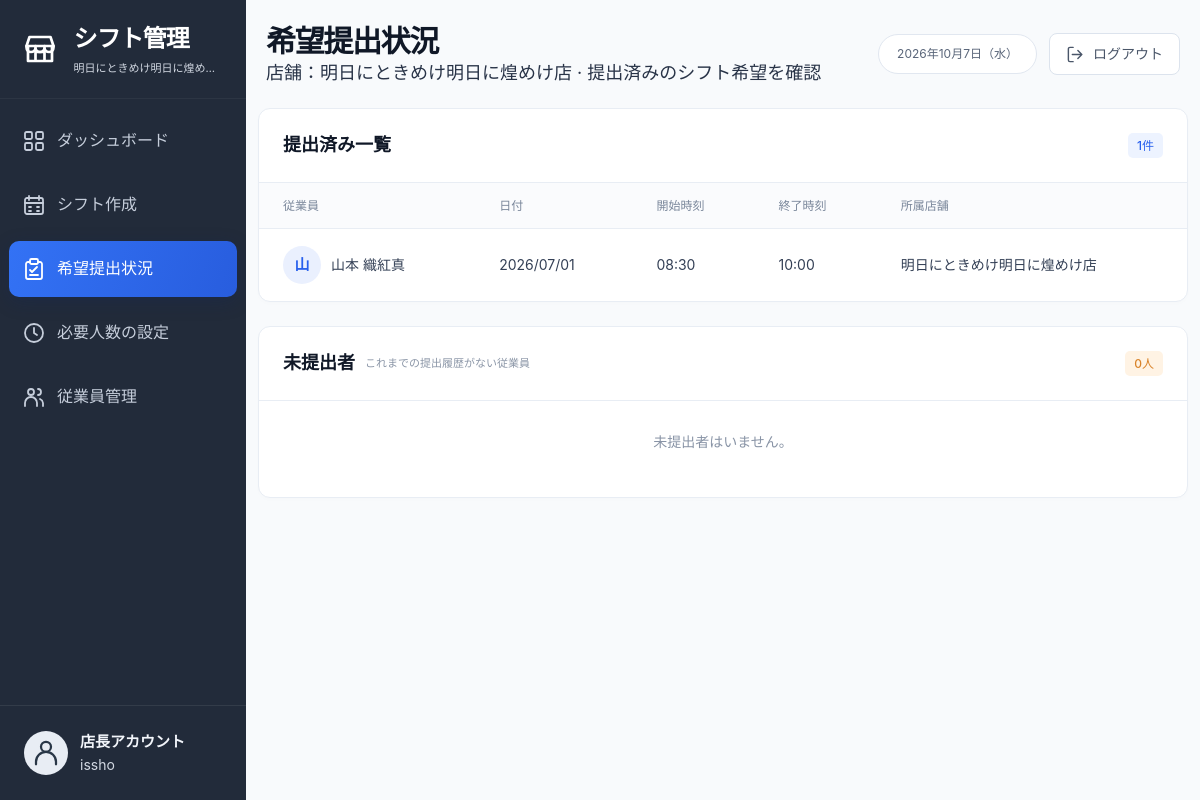
Screenshot of /manager/availabilities/ (signed in) with the database file from the repository.
### accounts/models.py (models this page shows, shortened)
class Store(models.Model):
    company = models.ForeignKey(
        Company,
        on_delete=models.CASCADE,
        related_name="stores",
    )
    name = models.CharField(max_length=100)
    created_at = models.DateTimeField(auto_now_add=True)

class User(AbstractUser):
    ROLE_CHOICES = [
        ("admin", "Admin"),
        ("staff", "Staff"),
    ]
    RANK_CHOICES = [
        ("A", "A"),
        ("B", "B"),
        ("C", "C"),
    ]
    last_name = models.CharField(
        "苗字",
        max_length=150,
        blank=True,
    )
    first_name = models.CharField(
        "名前",
        max_length=150,
        blank=True,
    )
    role = models.CharField(
        max_length=10,
        choices=ROLE_CHOICES,
        default="staff",
    )
    rank = models.CharField(
        max_length=1,
        choices=RANK_CHOICES,
        default="C",
    )
    desired_shifts_per_week = models.PositiveIntegerField(default=0)
    @property
    def full_name_japanese(self):
        full_name = f"{self.last_name} {self.first_name}".strip()
        return full_name or self.username

class StoreMembership(models.Model):
    ROLE_CHOICES = [
        ("manager", "Manager"),
        ("staff", "Staff"),
    ]
    RANK_CHOICES = [
        ("A", "A"),
        ("B", "B"),
        ("C", "C"),
    ]
    user = models.ForeignKey(
        User,
        on_delete=models.CASCADE,
        related_name="store_memberships",
    )
    store = models.ForeignKey(
        Store,
        on_delete=models.CASCADE,
        related_name="memberships",
    )
    role = models.CharField(
        max_length=20,
        choices=ROLE_CHOICES,
        default="staff",
    )
    rank = models.CharField(
        max_length=1,
        choices=RANK_CHOICES,
        default="C",
    )
    desired_shifts_per_week = models.PositiveIntegerField(default=0)
    is_active = models.BooleanField(default=True)
    created_at = models.DateTimeField(auto_now_add=True)
    class Meta:
        unique_together = ("user", "store")

### shifts/models.py (models this page shows, shortened)
class Availability(models.Model):
    user = models.ForeignKey(
        settings.AUTH_USER_MODEL,
        on_delete=models.CASCADE
    )
    membership = models.ForeignKey(
        "accounts.StoreMembership",
        on_delete=models.CASCADE,
        related_name="availabilities",
        null=True,
        blank=True,
    )
    work_date = models.DateField()
    start_time = models.TimeField()
    end_time = models.TimeField()
    created_at = models.DateTimeField(auto_now_add=True)

### shifts/views.py (the view)
# urls.py: path("availabilities/", shift_views.manager_availability_list, name="manager_availability_list"),
@login_required
def manager_availability_list(request):
    manager_membership = StoreMembership.objects.filter(
        user=request.user,
        role="manager",
        is_active=True,
    ).select_related("store").first()
    if manager_membership is None:
        messages.error(request, "管理できる店舗がありません。")
        return redirect("dashboard")
    store = manager_membership.store
    staff_memberships = StoreMembership.objects.filter(
        store=store,
        role="staff",
        is_active=True,
    ).select_related("user")
    availabilities = Availability.objects.filter(
        membership__store=store,
    ).select_related(
        "membership",
        "membership__user",
    ).order_by(
        "work_date",
        "start_time",
        "membership__user__username",
    )
    submitted_membership_ids = availabilities.values_list(
        "membership_id",
        flat=True,
    ).distinct()
    unsubmitted_memberships = staff_memberships.exclude(
        id__in=submitted_membership_ids
    )
    return render(
        request,
        "shifts/manager_availability_list.html",
        {
            "store": store,
            "availabilities": availabilities,
            "unsubmitted_memberships": unsubmitted_memberships,
        },
    )

### templates/shifts/manager_availability_list.html (shortened to what this page needs)
{% extends "manager/base.html" %}
{% block page_title %}希望提出状況{% endblock %}
{% block page_subtitle %}店舗：{{ store.name }} · 提出済みのシフト希望を確認{% endblock %}
{% block content %}
<div class="availability-panels">
  <section class="panel">
    <div class="panel-heading">
      <h2>提出済み一覧</h2>
      <span class="status-badge badge-blue">{{ availabilities|length }}件</span>
    </div>
    <div class="table-wrap">
      <table class="data-table">
        <thead>
          <tr>
            <th scope="col">従業員</th>
            <th scope="col">日付</th>
            <th scope="col">開始時刻</th>
            <th scope="col">終了時刻</th>
            <th scope="col">所属店舗</th>
          </tr>
        </thead>
        <tbody>
          {% for availability in availabilities %}
            <tr>
              <td><div class="availability-person"><span class="avatar" aria-hidden="true">{{ availability.membership.user.full_name_japanese|slice:":1" }}</span>{{ availability.membership.user.full_name_japanese }}</div></td>
              <td>{{ availability.work_date|date:"Y/m/d" }}</td>
              <td>{{ availability.start_time|time:"H:i" }}</td>
              <td>{{ availability.end_time|time:"H:i" }}</td>
              <td>{{ store.name }}</td>
            </tr>
          {% empty %}
            <tr><td class="empty-state" colspan="5">まだ提出がありません。</td></tr>
          {% endfor %}
        </tbody>
      </table>
    </div>
  </section>
  <section class="panel">
    <div class="panel-heading">
      <h2>未提出者 <span class="unsubmitted-note">これまでの提出履歴がない従業員</span></h2>
      <span class="status-badge badge-orange">{{ unsubmitted_memberships|length }}人</span>
    </div>
    {% if unsubmitted_memberships %}
      <ul class="unsubmitted-list">
        {% for membership in unsubmitted_memberships %}
          <li><span class="avatar" aria-hidden="true">{{ membership.user.full_name_japanese|slice:":1" }}</span>{{ membership.user.full_name_japanese }}</li>
        {% endfor %}
      </ul>
    {% else %}
      <p class="empty-state">未提出者はいません。</p>
    {% endif %}
  </section>
</div>
{% endblock %}

### templates/manager/base.html (shortened to what this page needs)
{% load static i18n tz %}
<!doctype html>
<html lang="ja">
<head>
  <link rel="stylesheet" href="{% static 'manager/app.css' %}">
</head>
<body>
  <div class="app-shell">
    <aside class="sidebar" aria-label="{% block sidebar_label %}管理者メニュー{% endblock %}">
      <a class="brand" href="{% block brand_url %}{% url 'manager_dashboard' %}{% endblock %}">
        <span class="brand-mark"><svg class="icon" aria-hidden="true"><use href="#icon-store"></use></svg></span>
        <span class="brand-copy">
          <span class="brand-name">シフト管理</span>
          <span class="brand-store"{% if store %} title="{{ store.name }}"{% elif membership %} title="{{ membership.store.name }}"{% endif %}>{% block brand_store %}{{ store.name }}{% endblock %}</span>
        </span>
      </a>
      {% block sidebar_navigation %}
      {% with current_url=request.resolver_match.url_name %}
        <nav class="sidebar-nav" aria-label="メインナビゲーション">
          <a class="nav-link" href="{% url 'manager_dashboard' %}">
            <svg class="icon" aria-hidden="true"><use href="#icon-dashboard"></use></svg>
            <span>ダッシュボード</span>
          </a>
          <a class="nav-link{% if current_url == 'manager_shift_list' %} active{% endif %}" href="{% url 'manager_shift_list' %}"{% if current_url == 'manager_shift_list' %} aria-current="page"{% endif %}>
            <svg class="icon" aria-hidden="true"><use href="#icon-calendar"></use></svg>
            <span>シフト作成</span>
          </a>
          <a class="nav-link{% if current_url == 'manager_availability_list' %} active{% endif %}" href="{% url 'manager_availability_list' %}"{% if current_url == 'manager_availability_list' %} aria-current="page"{% endif %}>
            <svg class="icon" aria-hidden="true"><use href="#icon-clipboard"></use></svg>
            <span>希望提出状況</span>
          </a>
          <a class="nav-link{% if current_url == 'manager_requirement_list' %} active{% endif %}" href="{% url 'manager_requirement_list' %}"{% if current_url == 'manager_requirement_list' %} aria-current="page"{% endif %}>
            <svg class="icon" aria-hidden="true"><use href="#icon-clock"></use></svg>
            <span>必要人数の設定</span>
          </a>
          <a class="nav-link{% if current_url == 'manager_staff_list' %} active{% endif %}" href="{% url 'manager_staff_list' %}"{% if current_url == 'manager_staff_list' %} aria-current="page"{% endif %}>
            <svg class="icon" aria-hidden="true"><use href="#icon-users"></use></svg>
            <span>従業員管理</span>
          </a>
        </nav>
      {% endwith %}
      {% endblock %}
      <div class="sidebar-user">
        <span class="avatar sidebar-avatar" aria-hidden="true"><svg class="icon"><use href="#icon-user"></use></svg></span>
        <div class="sidebar-user-details">
          <strong>{% block sidebar_user_label %}店長アカウント{% endblock %}</strong>
          <span>{{ request.user.full_name_japanese }}</span>
        </div>
      </div>
    </aside>
    <main class="main-content" id="main-content">
      <header class="page-header">
        <div class="page-heading">
          <h1>{% block page_title %}ダッシュボード{% endblock %}</h1>
          <p class="page-subtitle">{% block page_subtitle %}店舗：{{ store.name }}{% endblock %}</p>
        </div>
        <div class="header-actions">
          <div class="header-date">
            <span>{% language 'ja' %}{% if selected_date %}{{ selected_date|date:'Y年n月j日（D）' }}{% else %}{% timezone 'Asia/Tokyo' %}{% now 'Y年n月j日（D）' %}{% endtimezone %}{% endif %}{% endlanguage %}</span>
          </div>
          <form method="post" action="{% url 'logout' %}">
            <button class="button button-secondary logout-button" type="submit">
              <svg class="icon" aria-hidden="true"><use href="#icon-logout"></use></svg>
              <span>ログアウト</span>
            </button>
          </form>
        </div>
      </header>
      <div class="page-content">
        {% block content %}{% endblock %}
      </div>
    </main>
  </div>
</body>
</html>

### templates/shifts/manager_availability_list.html (style rules this page uses)
.availability-panels { display: grid; gap: 24px; }
.availability-person { display: flex; align-items: center; gap: 10px; }
.unsubmitted-note { color: #8b96a7; font-size: 11px; font-weight: 400; }

### rows the page displays
Store: name "明日にときめけ明日に煌め…", name "明日にときめけ明日に煌めけ店"
User: user.full_name_japanese "issho"
Availability: membership.user.full_name_japanese "山", membership.user.full_name_japanese "山本 織紅真", work_date "2026/07/01", start_time "08:30", end_time "10:00"

### other values shown
{{ availabilities|length }} "1"
{{ unsubmitted_memberships|length }} "0"
